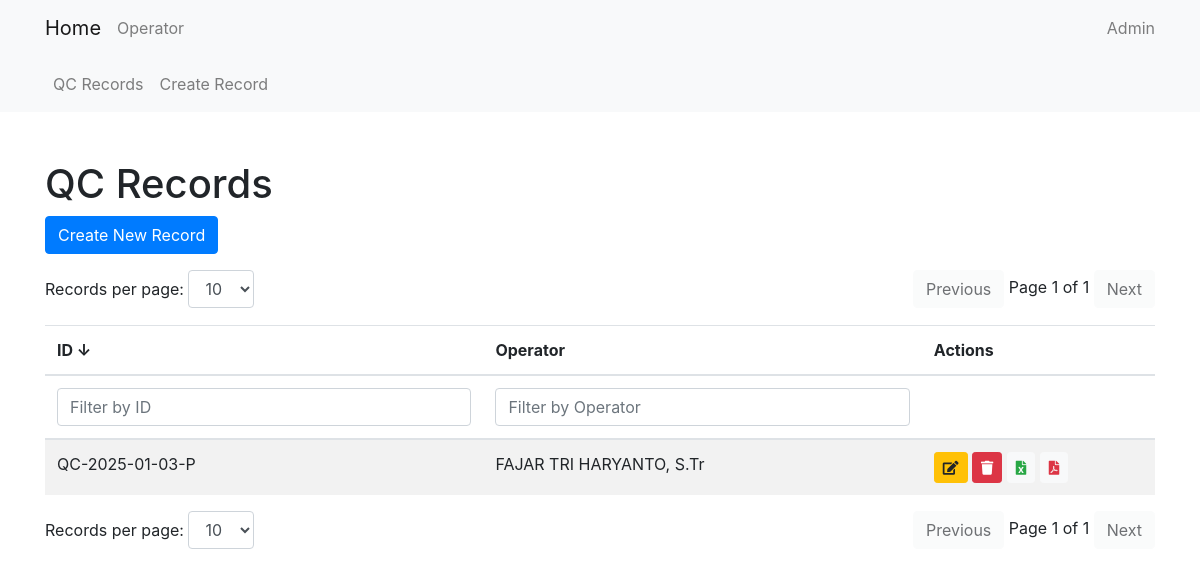
The page /qc/ on the database as committed earlier.
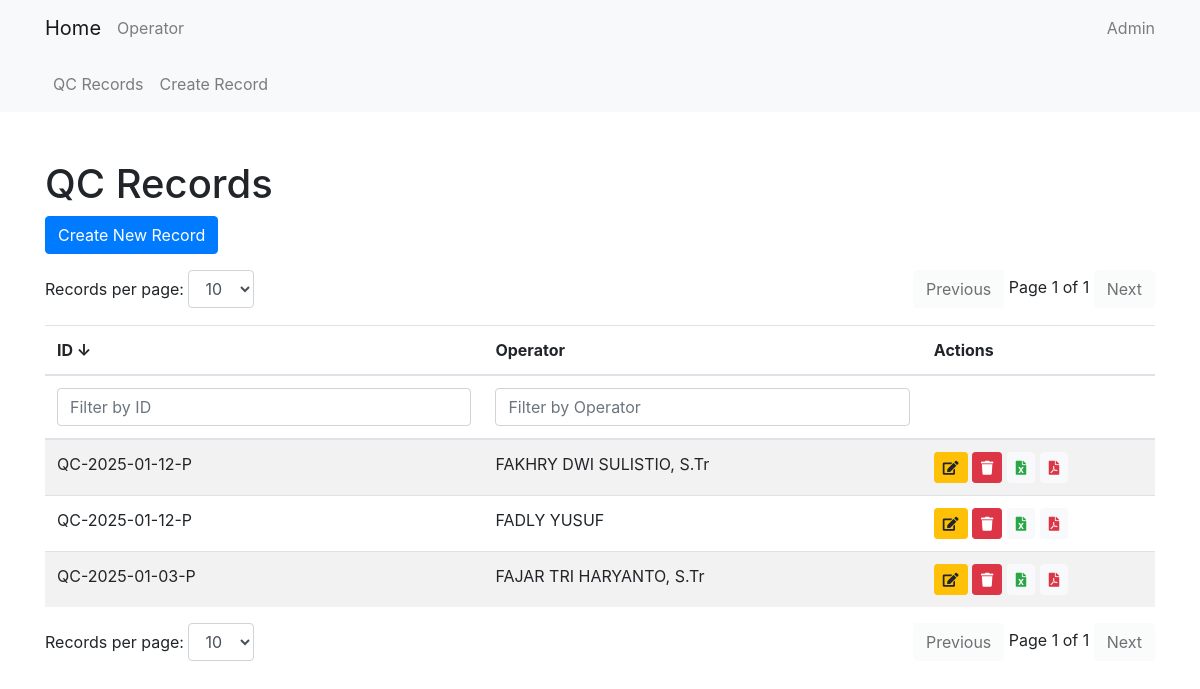
The same page on the database as committed later.
### qc/models.py (models this page shows, shortened)
class QcRecord(models.Model):
    qc_id = models.CharField(max_length=15, default='0')
    KELOMPOK_CHOICES = [
        ('1', '1'),
        ('2', '2'),
        ('3', '3'),
        ('4', '4'),
        ('5', '5'),
    ]
    kelompok = models.CharField(max_length=1, choices=KELOMPOK_CHOICES, default='1')
    jam_pelaksanaan = models.TimeField(default=(timezone.now() + timezone.timedelta(hours=7)).replace(second=0, microsecond=0))
    qc_prev = models.TextField(default='0')
    qc = models.TextField(default='0')
    operator = models.ForeignKey(Operator, on_delete=models.CASCADE)
    NIP = models.CharField(max_length=18, default='0')
    event_indonesia = models.IntegerField(default=0)
    event_luar = models.IntegerField(default=0)
    kel_sebelum = models.CharField(max_length=1, choices=KELOMPOK_CHOICES, default='1')

### core/models.py (models this page shows, shortened)
class Operator(models.Model):
    name = models.CharField(max_length=100)
    NIP = models.CharField(max_length=18)

### qc/views.py (the view)
# urls.py: path('', QcRecordListView.as_view(), name='qcrecord_list'),
class QcRecordListView(ListView):
    model = QcRecord
    template_name = 'qc/qcrecord_list.html'
    context_object_name = 'qcrecords'

### qc/templates/qc/qcrecord_list.html (shortened to what this page needs)
{% extends 'core/base.html' %}
{% block content %}
<h1 class="mt-5">QC Records</h1>
<a href="{% url 'qc:qcrecord_create' %}" class="btn btn-primary mb-3">Create New Record</a>
<div class="d-flex justify-content-between mb-3">
    <div>
        <label for="recordsPerPageTop">Records per page:</label>
        <select id="recordsPerPageTop" class="form-control d-inline-block w-auto">
            <option value="10" selected>10</option>
        </select>
    </div>
    <div>
        <button id="prevPageTop" class="btn btn-light">Previous</button>
        <span id="pageInfoTop"></span>
        <button id="nextPageTop" class="btn btn-light">Next</button>
    </div>
</div>
<div class="table-responsive">
    <table class="table table-striped" id="qcRecordTable">
        <thead>
            <tr>
                <th onclick="sortTable(0)" style="cursor: pointer;">ID <span id="idSortArrow">↓</span></th>
                <th onclick="sortTable(1)" style="cursor: pointer;">Operator </th>
                <th>Actions</th>
            </tr>
            <tr>
                <th><input type="text" id="idFilter" onkeyup="filterTable(0)" placeholder="Filter by ID" class="form-control"></th>
                <th><input type="text" id="operatorFilter" onkeyup="filterTable(1)" placeholder="Filter by Operator" class="form-control"></th>
                <th></th>
            </tr>
        </thead>
        <tbody id="qcRecordTableBody">
            {% for record in qcrecords|dictsortreversed:"qc_id" %}
            <tr>
                <td>{{ record.qc_id }}</td>
                <td>{{ record.operator.name }}</td>
                <td>
                    <a href="{% url 'qc:qcrecord_update' record.pk %}" class="btn btn-sm btn-warning" data-toggle="tooltip" title="Edit">
                        <i class="fas fa-edit"></i>
                    </a>
                    <form action="{% url 'qc:qcrecord_delete_direct' record.pk %}" method="post" style="display:inline;">
                        <button type="button" class="btn btn-sm btn-danger delete-button" data-toggle="tooltip" title="Delete">
                            <i class="fas fa-trash"></i>
                        </button>
                    </form>
                    <a href="{% url 'qc:export_to_excel' record.pk %}" class="btn btn-sm btn-light text-success" data-toggle="tooltip" title="Export to Excel">
                        <i class="fas fa-file-excel"></i>
                    </a>
                    <a href="{% url 'qc:export_to_pdf' record.pk %}" class="btn btn-sm btn-light text-danger" data-toggle="tooltip" title="Export to PDF">
                        <i class="fas fa-file-pdf"></i>
                    </a>
                </td>
            </tr>
            {% endfor %}
        </tbody>
    </table>
</div>
<div class="d-flex justify-content-between">
    <div>
        <label for="recordsPerPage">Records per page:</label>
        <select id="recordsPerPage" class="form-control d-inline-block w-auto">
            <option value="10" selected>10</option>
        </select>
    </div>
    <div>
        <button id="prevPage" class="btn btn-light">Previous</button>
        <span id="pageInfo"></span>
        <button id="nextPage" class="btn btn-light">Next</button>
    </div>
</div>
{% endblock %}

Rows that differ between the two databases and show on the page:
added QcRecord: qc_id "QC-2025-01-12-P", operator.name "FAKHRY DWI SULISTIO, S.Tr"
added QcRecord: qc_id "QC-2025-01-12-P", operator.name "FADLY YUSUF"
